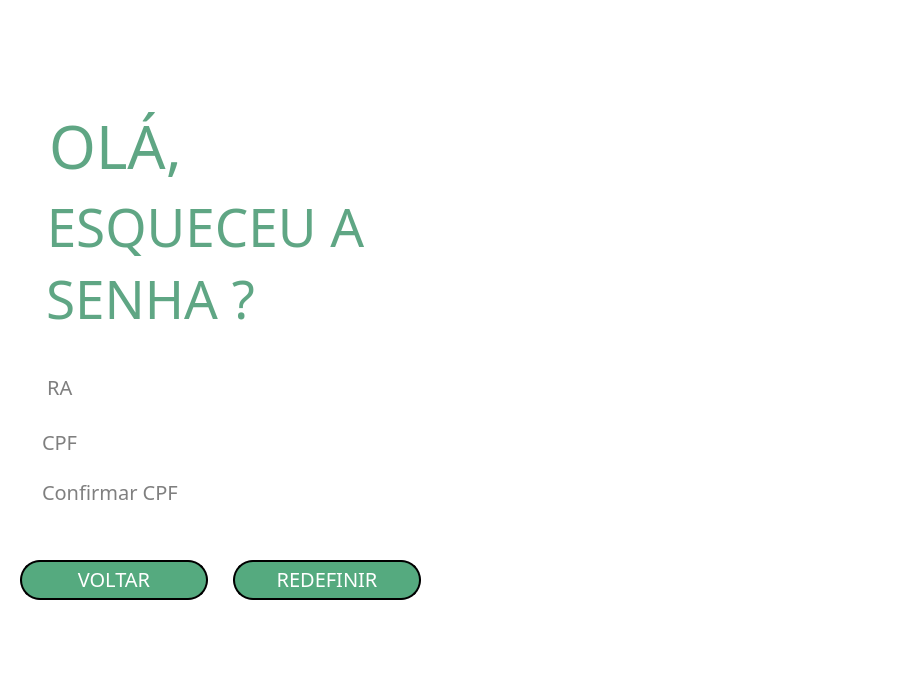
<?xml version="1.0" encoding="UTF-8"?>
<ui version="4.0">
 <class>Form</class>
 <widget class="QWidget" name="Form">
  <property name="geometry">
   <rect>
    <x>0</x>
    <y>0</y>
    <width>903</width>
    <height>677</height>
   </rect>
  </property>
  <property name="windowTitle">
   <string>Form</string>
  </property>
  <property name="styleSheet">
   <string notr="true">background-color: rgb(255, 255, 255);</string>
  </property>
  <widget class="QPushButton" name="pushButton_4">
   <property name="geometry">
    <rect>
     <x>550</x>
     <y>-350</y>
     <width>481</width>
     <height>1371</height>
    </rect>
   </property>
   <property name="styleSheet">
    <string notr="true">image: url(:/img_login/img/fundo.png);
background-color: qlineargradient(spread:pad, x1:0.54, y1:1, x2:0.5, y2:0.04, stop:0 rgba(0, 0, 0, 0), stop:1 rgba(255, 255, 255, 0));
border: none;</string>
   </property>
   <property name="text">
    <string/>
   </property>
  </widget>
  <widget class="QWidget" name="widget" native="true">
   <property name="geometry">
    <rect>
     <x>-10</x>
     <y>-50</y>
     <width>571</width>
     <height>731</height>
    </rect>
   </property>
   <property name="styleSheet">
    <string notr="true">background-color: rgb(255, 255, 255);</string>
   </property>
   <widget class="QWidget" name="horizontalLayoutWidget_4">
    <property name="geometry">
     <rect>
      <x>50</x>
      <y>410</y>
      <width>361</width>
      <height>61</height>
     </rect>
    </property>
    <layout class="QHBoxLayout" name="horizontalLayout_4">
     <item>
      <widget class="QLineEdit" name="campo_reg_red">
       <property name="font">
        <font>
         <family>Franklin Gothic Heavy</family>
         <pointsize>15</pointsize>
        </font>
       </property>
       <property name="styleSheet">
        <string notr="true">background-color: rgb(225, 225, 225);
border: none;
border-bottom: 2px	 solid rgba(105,118, 132, 255);
color: black;
padding-bottom: 7px;
background-color: qlineargradient(spread:pad, x1:0.54, y1:1, x2:0.5, y2:0.04, stop:0 rgba(0, 0, 0, 0), stop:1 rgba(255, 255, 255, 0));</string>
       </property>
       <property name="placeholderText">
        <string> RA</string>
       </property>
      </widget>
     </item>
    </layout>
   </widget>
   <widget class="QWidget" name="horizontalLayoutWidget_5">
    <property name="geometry">
     <rect>
      <x>50</x>
      <y>470</y>
      <width>361</width>
      <height>51</height>
     </rect>
    </property>
    <layout class="QHBoxLayout" name="horizontalLayout_5">
     <item>
      <widget class="QLineEdit" name="campo_cpf_red">
       <property name="font">
        <font>
         <family>Franklin Gothic Heavy</family>
         <pointsize>15</pointsize>
        </font>
       </property>
       <property name="styleSheet">
        <string notr="true">background-color: rgb(225, 225, 225);
border: none;
border-bottom: 2px	 solid rgba(105,118, 132, 255);
color: black;
padding-bottom: 7px;
background-color: qlineargradient(spread:pad, x1:0.54, y1:1, x2:0.5, y2:0.04, stop:0 rgba(0, 0, 0, 0), stop:1 rgba(255, 255, 255, 0));</string>
       </property>
       <property name="echoMode">
        <enum>QLineEdit::Password</enum>
       </property>
       <property name="placeholderText">
        <string>CPF</string>
       </property>
      </widget>
     </item>
    </layout>
   </widget>
   <widget class="QWidget" name="horizontalLayoutWidget_2">
    <property name="geometry">
     <rect>
      <x>40</x>
      <y>240</y>
      <width>351</width>
      <height>73</height>
     </rect>
    </property>
    <layout class="QHBoxLayout" name="horizontalLayout_2">
     <item>
      <widget class="QLabel" name="label_2">
       <property name="font">
        <font>
         <family>Segoe UI Black</family>
         <pointsize>40</pointsize>
         <weight>50</weight>
         <bold>false</bold>
        </font>
       </property>
       <property name="styleSheet">
        <string notr="true">color: rgb(95, 166, 132);</string>
       </property>
       <property name="text">
        <string>ESQUECEU A</string>
       </property>
       <property name="alignment">
        <set>Qt::AlignCenter</set>
       </property>
      </widget>
     </item>
    </layout>
   </widget>
   <widget class="QWidget" name="horizontalLayoutWidget_3">
    <property name="geometry">
     <rect>
      <x>30</x>
      <y>590</y>
      <width>401</width>
      <height>80</height>
     </rect>
    </property>
    <layout class="QHBoxLayout" name="horizontalLayout_3">
     <property name="spacing">
      <number>25</number>
     </property>
     <item>
      <widget class="QPushButton" name="botao_voltar">
       <property name="minimumSize">
        <size>
         <width>0</width>
         <height>40</height>
        </size>
       </property>
       <property name="font">
        <font>
         <family>Segoe UI Black</family>
         <pointsize>15</pointsize>
        </font>
       </property>
       <property name="styleSheet">
        <string notr="true">border: 2px solid #388e3c;
color: rgb(255, 255, 255);
background-color: rgb(85, 170, 127);
padding-bottom: 3px;
border-radius: 20px;
border-color: rgb(0, 0, 0);</string>
       </property>
       <property name="text">
        <string>VOLTAR</string>
       </property>
      </widget>
     </item>
     <item>
      <widget class="QPushButton" name="botao_redefinir">
       <property name="minimumSize">
        <size>
         <width>0</width>
         <height>40</height>
        </size>
       </property>
       <property name="font">
        <font>
         <family>Segoe UI Black</family>
         <pointsize>15</pointsize>
        </font>
       </property>
       <property name="styleSheet">
        <string notr="true">border: 2px solid #388e3c;
color: rgb(255, 255, 255);
background-color: rgb(85, 170, 127);
padding-bottom: 3px;
border-radius: 20px;
border-color: rgb(0, 0, 0);</string>
       </property>
       <property name="text">
        <string>REDEFINIR</string>
       </property>
      </widget>
     </item>
    </layout>
   </widget>
   <widget class="QWidget" name="horizontalLayoutWidget">
    <property name="geometry">
     <rect>
      <x>40</x>
      <y>150</y>
      <width>171</width>
      <height>91</height>
     </rect>
    </property>
    <layout class="QHBoxLayout" name="horizontalLayout">
     <item>
      <widget class="QLabel" name="label">
       <property name="font">
        <font>
         <family>Segoe UI Black</family>
         <pointsize>45</pointsize>
         <weight>50</weight>
         <bold>false</bold>
        </font>
       </property>
       <property name="styleSheet">
        <string notr="true">color: rgb(95, 166, 132);
</string>
       </property>
       <property name="text">
        <string>OLÁ,</string>
       </property>
       <property name="alignment">
        <set>Qt::AlignCenter</set>
       </property>
      </widget>
     </item>
    </layout>
   </widget>
   <widget class="QWidget" name="horizontalLayoutWidget_6">
    <property name="geometry">
     <rect>
      <x>40</x>
      <y>312</y>
      <width>241</width>
      <height>73</height>
     </rect>
    </property>
    <layout class="QHBoxLayout" name="horizontalLayout_6">
     <item>
      <widget class="QLabel" name="label_4">
       <property name="font">
        <font>
         <family>Segoe UI Black</family>
         <pointsize>40</pointsize>
         <weight>50</weight>
         <bold>false</bold>
        </font>
       </property>
       <property name="styleSheet">
        <string notr="true">color: rgb(95, 166, 132);</string>
       </property>
       <property name="text">
        <string>SENHA ?</string>
       </property>
       <property name="alignment">
        <set>Qt::AlignCenter</set>
       </property>
      </widget>
     </item>
    </layout>
   </widget>
   <widget class="QWidget" name="horizontalLayoutWidget_7">
    <property name="geometry">
     <rect>
      <x>50</x>
      <y>520</y>
      <width>361</width>
      <height>51</height>
     </rect>
    </property>
    <layout class="QHBoxLayout" name="horizontalLayout_7">
     <item>
      <widget class="QLineEdit" name="campo_conf_cpf">
       <property name="font">
        <font>
         <family>Franklin Gothic Heavy</family>
         <pointsize>15</pointsize>
        </font>
       </property>
       <property name="styleSheet">
        <string notr="true">background-color: rgb(225, 225, 225);
border: none;
border-bottom: 2px	 solid rgba(105,118, 132, 255);
color: black;
padding-bottom: 7px;
background-color: qlineargradient(spread:pad, x1:0.54, y1:1, x2:0.5, y2:0.04, stop:0 rgba(0, 0, 0, 0), stop:1 rgba(255, 255, 255, 0));</string>
       </property>
       <property name="echoMode">
        <enum>QLineEdit::Password</enum>
       </property>
       <property name="placeholderText">
        <string>Confirmar CPF</string>
       </property>
      </widget>
     </item>
    </layout>
   </widget>
  </widget>
 </widget>
 <tabstops>
  <tabstop>campo_reg_red</tabstop>
  <tabstop>campo_cpf_red</tabstop>
  <tabstop>campo_conf_cpf</tabstop>
  <tabstop>botao_voltar</tabstop>
  <tabstop>botao_redefinir</tabstop>
  <tabstop>pushButton_4</tabstop>
 </tabstops>
 <resources>
  <include location="imagens.qrc"/>
 </resources>
 <connections/>
</ui>
